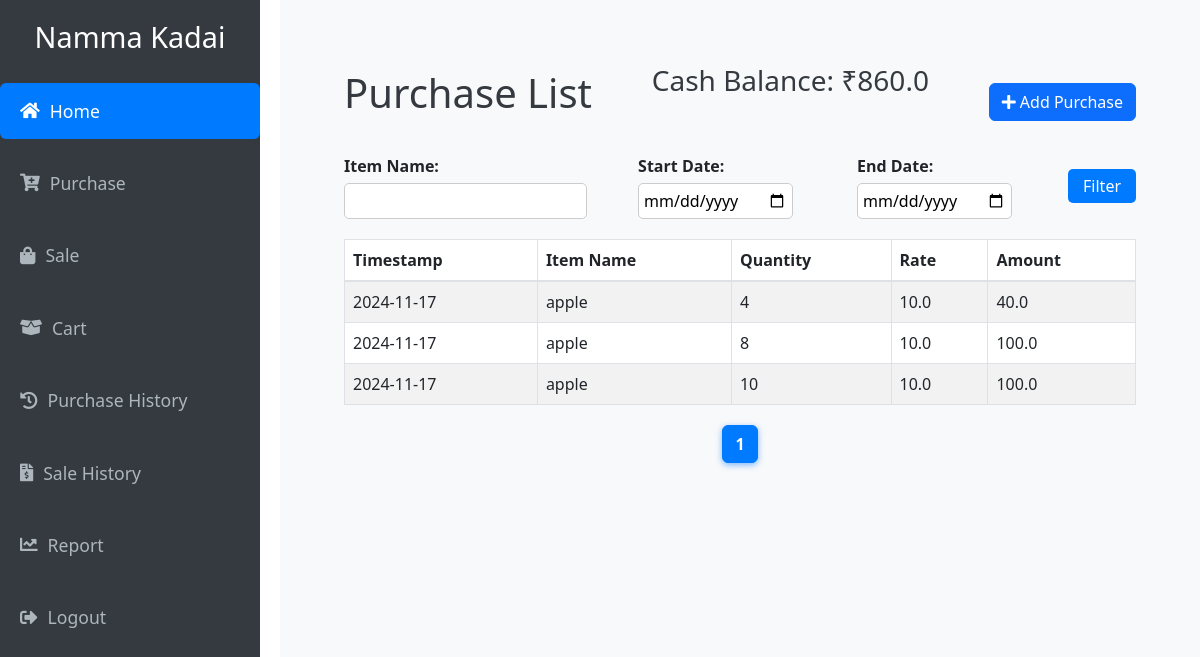
The app's page /purchases (signed in), older data.
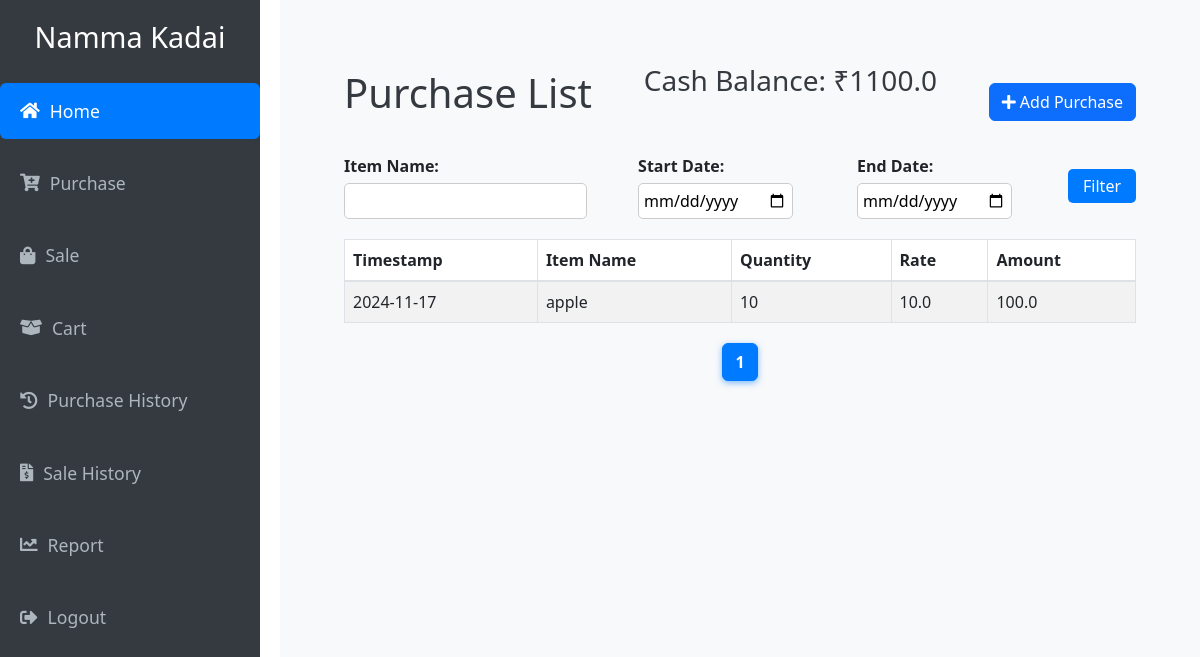
The same page, newer data.
### Namma_Kadai/models.py (models this page shows)
class Company(db.Model):
    id = db.Column(db.Integer, primary_key=True)
    company_name = db.Column(db.String(150),unique=True, nullable=False)
    cash_balance = db.Column(db.Float, nullable=False, default=1000.00)
    user_id = db.Column(db.Integer, db.ForeignKey('user.id'), nullable=False)
    purchases = db.relationship('Purchase', backref='company_purchase', lazy=True)
    items = db.relationship('Item', backref='company', lazy=True)
    sales = db.relationship('Sales', backref='sales_company', lazy=True)

class Purchase(db.Model):
    id = db.Column(db.Integer, primary_key=True)
    item_id = db.Column(db.Integer, db.ForeignKey('item.id', ondelete='CASCADE'))
    company_id = db.Column(db.Integer, db.ForeignKey('company.id'), nullable=False)
    qty = db.Column(db.Integer, nullable=False)
    rate = db.Column(db.Float, nullable=False)
    amount = db.Column(db.Float, nullable=False)
    timestamp = db.Column(db.DateTime, default=lambda: datetime.now(pytz.timezone('Asia/Kolkata')))
    item = db.relationship('Item', backref='purchases')
    company = db.relationship('Company', backref='purchase_records')  # Renamed backref

class Item(db.Model):
    id = db.Column(db.Integer, primary_key=True)
    item_name = db.Column(db.String(150), nullable=False)
    qty = db.Column(db.Integer, nullable=False, default=0)
    rate = db.Column(db.Float, nullable=False,)  # New field for the rate of the item
    company_id = db.Column(db.Integer, db.ForeignKey('company.id'), nullable=False)
    sales = db.relationship('Sales', backref='item_relation', lazy=True)

### Namma_Kadai/routes.py (the view, shortened to what this page needs)
@app.route('/purchases', methods=['GET', 'POST'])
@login_required
def purchase_list():
    item_name = request.args.get('item_name', '').strip()
    start_date = request.args.get('start_date', '').strip()
    end_date = request.args.get('end_date', '').strip()
    page = request.args.get('page', 1, type=int)  # Get the current page number
    per_page = 5  # Number of records per page
    company_id = current_user.companies.id  # Since a user has only one company, we can access it like this
    query = Purchase.query.filter_by(company_id=company_id)
    if item_name:
        query = query.join(Item).filter(Item.item_name.ilike(f"%{item_name}%"))
    if start_date:
        try:
            start_date_obj = datetime.strptime(start_date, '%Y-%m-%d')
            query = query.filter(Purchase.timestamp >= start_date_obj)
        except ValueError:
            print(f"Invalid start_date: {start_date}")
    total_purchases = query.count()
    purchases = query.order_by(Purchase.timestamp.desc()).paginate(page=page, per_page=per_page)
    return render_template(
        'purchase_list.html',
        purchases=purchases.items,  # Only the current page's items
        total_pages=ceil(total_purchases / per_page),  # Total pages
        current_page=page,
        item_name=item_name,
        start_date=start_date,
        end_date=end_date,
    )

### Namma_Kadai/routes.py (called while the page is built)
@login_manager.user_loader
def load_user(user_id):
    return User.query.get(int(user_id))

### Namma_Kadai/templates/purchase_list.html (shortened to what this page needs)
{% extends "base.html" %}
{% block content %}
<div class="container">
    <div class="d-flex justify-content-between align-items-center my-4">
        <h1>Purchase List</h1>
        {% if current_user.is_authenticated %}
        <div class="row mb-4">
            <div class="col-md-12 text-right cash-balance">
                <h3>Cash Balance: ₹{{ current_user.companies.cash_balance }}</h3>
            </div>
        </div>
        {% endif %}
        <a href="{{ url_for('add_purchases') }}" class="btn btn-primary">
            <i class="fas fa-plus"></i> Add Purchase
        </a>
    </div>
    <form class="filter-form" method="get" action="/purchases">
        <div>
            <label for="item_name">Item Name:</label>
            <input type="text" id="item_name" name="item_name" value="{{ item_name }}">
        </div>
        <div>
            <label for="start_date">Start Date:</label>
            <input type="date" id="start_date" name="start_date" value="{{ start_date }}">
        </div>
        <div>
            <label for="end_date">End Date:</label>
            <input type="date" id="end_date" name="end_date" value="{{ end_date }}">
        </div>
        <div>
            <button type="submit">Filter</button>
        </div>
    </form>
    <table class="table table-striped">
        <thead>
            <tr>
                <th>Timestamp</th>
                <th>Item Name</th>
                <th>Quantity</th>
                <th>Rate</th>
                <th>Amount</th>
            </tr>
        </thead>
        <tbody>
            {% for purchase in purchases %}
            <tr>
                <td>{{ purchase.timestamp.strftime('%Y-%m-%d ') }}</td>
                <td>{{ purchase.item.item_name }}</td>
                <td>{{ purchase.qty }}</td>
                <td>{{ purchase.rate }}</td>
                <td>{{ purchase.amount }}</td>
            </tr>
            {% endfor %}
        </tbody>
    </table>
    <nav aria-label="Page navigation">
        <ul class="pagination">
            <li class="page-item active">
                <a class="page-link">{{ current_page }}</a>
            </li>
        </ul>
    </nav>
</div>
{% endblock %}

### Namma_Kadai/templates/base.html (shortened to what this page needs)
<!DOCTYPE html>
<html lang="en">
<head>
    <link href="https://stackpath.bootstrapcdn.com/bootstrap/4.5.2/css/bootstrap.min.css" rel="stylesheet">
    <link href="https://cdnjs.cloudflare.com/ajax/libs/font-awesome/5.15.4/css/all.min.css" rel="stylesheet">
<link href="https://cdn.jsdelivr.net/npm/bootstrap@5.3.0/dist/css/bootstrap.min.css" rel="stylesheet">
</head>
<body>
    {% if current_user.is_authenticated %}
    <div class="sidebar">
        <h3>{{ current_user.companies.company_name }}</h3>
        <nav class="nav flex-column">
            <a class="nav-link active" href="{{ url_for('home') }}"><i class="fas fa-home"></i> Home</a>
            <a class="nav-link" href="{{ url_for('add_purchases') }}"><i class="fas fa-cart-plus"></i> Purchase</a>
            <a class="nav-link" href="{{ url_for('add_sale') }}"><i class="fas fa-shopping-bag"></i> Sale</a>
            <a class="nav-link" href="{{ url_for('cart') }}"><i class="fas fa-box-open"></i> Cart</a>
            <a class="nav-link" href="{{ url_for('purchase_list') }}"><i class="fas fa-history"></i> Purchase History</a>
            <a class="nav-link" href="{{ url_for('sale_list') }}"><i class="fas fa-file-invoice-dollar"></i> Sale History</a>
            <a class="nav-link" href="{{ url_for('inventory_report') }}"><i class="fas fa-chart-line"></i> Report</a>
            <a class="nav-link" href="{{ url_for('logout') }}"><i class="fas fa-sign-out-alt"></i> Logout</a>
        </nav>
    </div>
    {% endif %}
    <div class="content">
        <div class="container mt-4">
            {% block content %}{% endblock %}
        </div>
    </div>
</body>
</html>

Row changes from the older to the newer data that the page shows:
removed Purchase: timestamp "2024-11-17", item.item_name "apple", qty "4", rate "10.0", amount "40.0"
removed Purchase: timestamp "2024-11-17", item.item_name "apple", qty "8", rate "10.0", amount "100.0"
changed Company "Namma Kadai": companies.cash_balance "860.0" → "1100.0"
